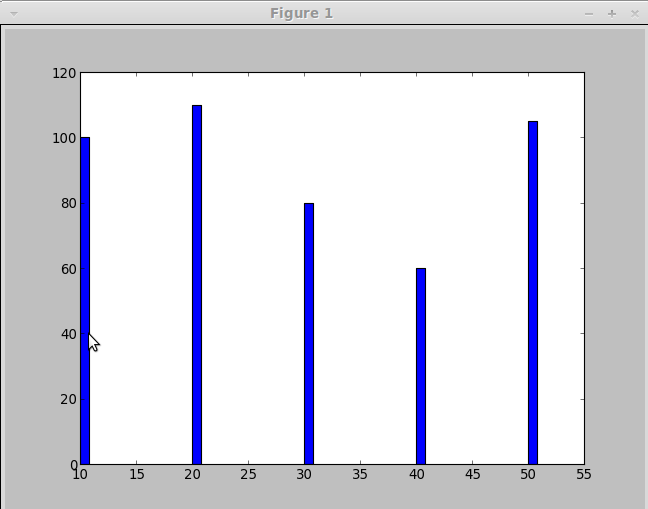

Write the Python code that produced this figure.

import pylab as p
import numpy as np

x = np.array([10, 20, 30, 40, 50])
y = np.array([100, 110, 80, 60, 105])

p.bar(x, y)
p.show()

# p.savefig('barchart.png', format='png')
